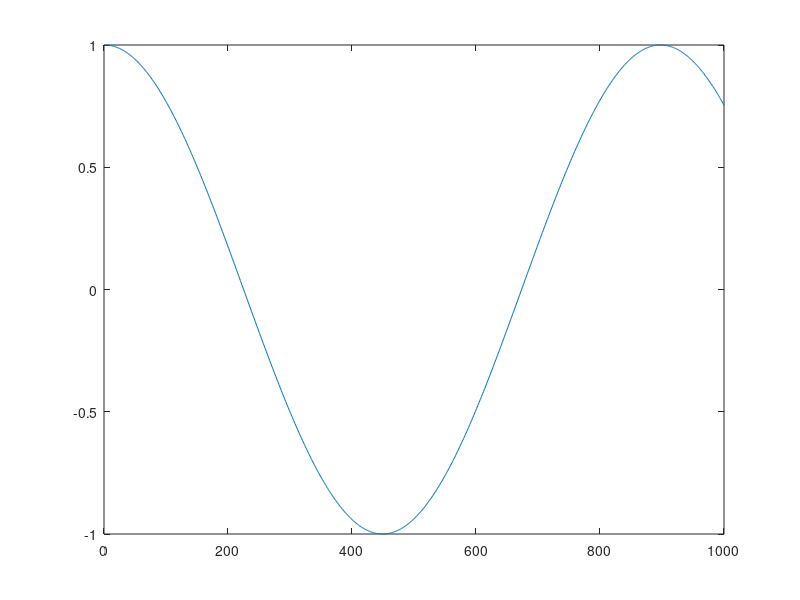

Recreate this plot in MATLAB. (Note: this script raises an error after producing the figure.)
plot(cos(linspace(0, 7, 1000)));
set(gcf, 'Position', [100 100 150 150])
saveas(gcf, 'test.png');


projectHome = fileparts(fileparts(fileparts(fileparts(mfilename('fullpath')))));
exportFigPath = fullfile(projectHome, 'tools', 'matlab', 'export_fig');

addpath(exportFigPath);

set(gcf, 'Color', 'w');
export_fig test2.png -painters
export_fig test3_m2.5.png